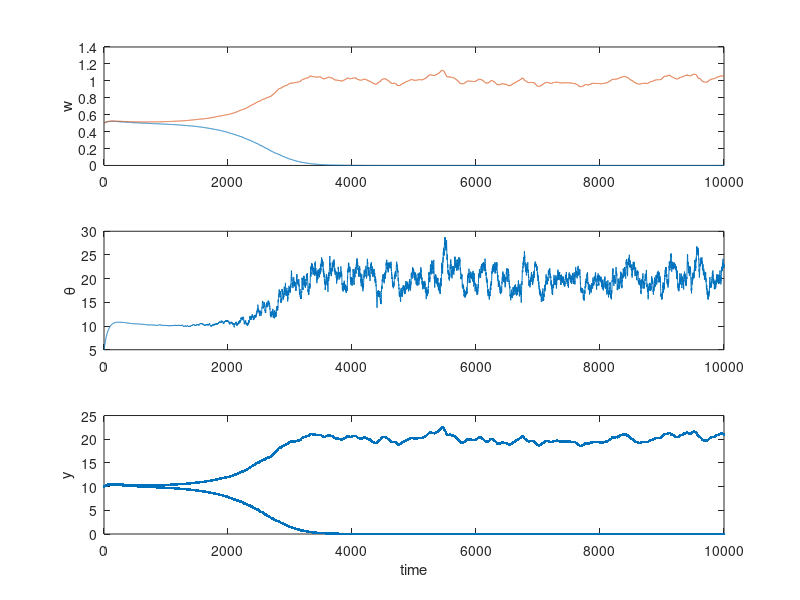

The MATLAB source for this figure:
%% BCM rule:

x = [20,0;0,20];    % stimulus (1 and 2)
p = 0.5;            % probability of selection for stimulus 1 (1-p for 2)
T = 10000;          % total time of simulation (ms)
n = 1e-06;          % learning rate for weights
y_target = 10;      % output target
tau = 50;           % time constant for theta (ms)
dt = 1;             % time step (ms)

w = 0.5*ones(2,T);
theta = 5*ones(1,T);
y = zeros(1,T);

for t = 1:T-1      
    p = round(rand)+1;
    y(t) = w(:,t)'*x(:,p);
    w(:,t+1) = w(:,t) + dt*n*x(:,p)*y(t)*(y(t) - theta(t));
    w(:,t+1) = w(:,t+1).*(w(:,t+1) > 0);
    theta(t+1) = theta(t) + dt/tau*(-theta(t) + y(t)^2/y_target);
end

figure;
subplot(3,1,1); plot(w'); ylabel('w');
subplot(3,1,2); plot(theta); ylabel('\theta')
subplot(3,1,3); plot(y(1:t-1),'.'); ylabel('y'); xlabel('time')